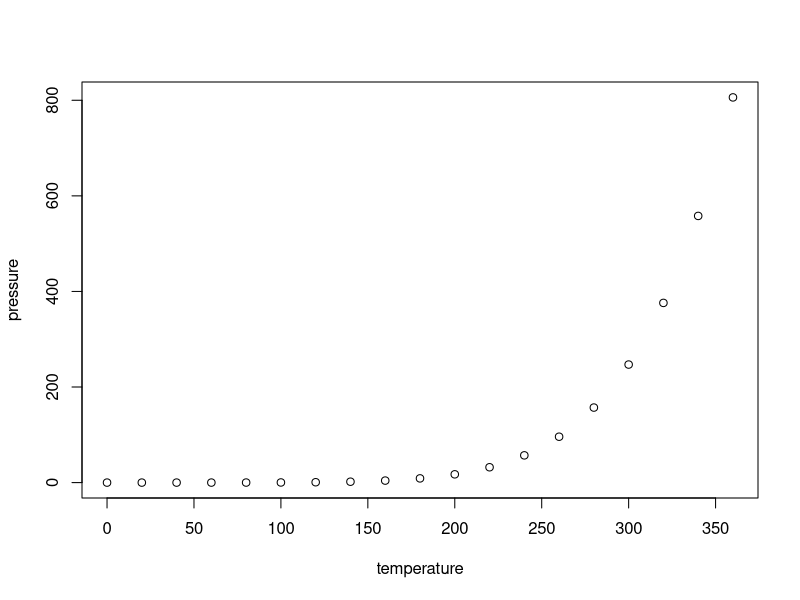
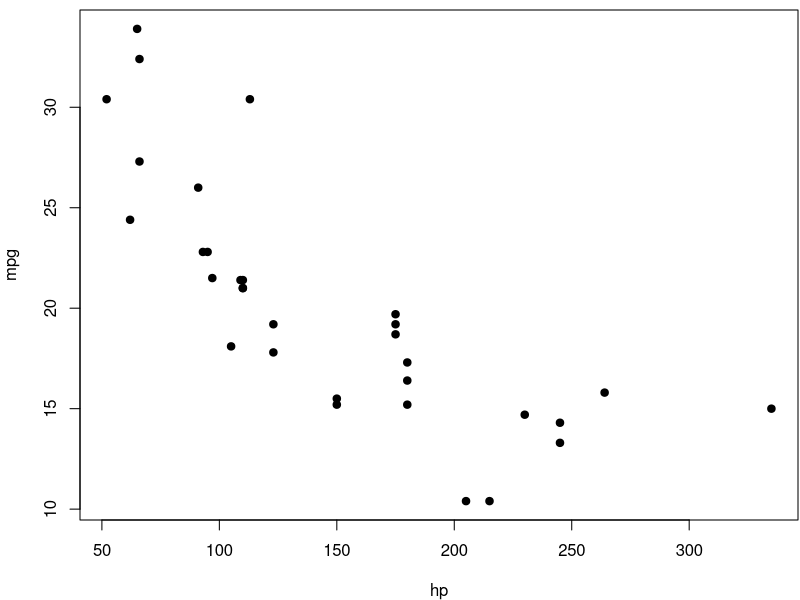
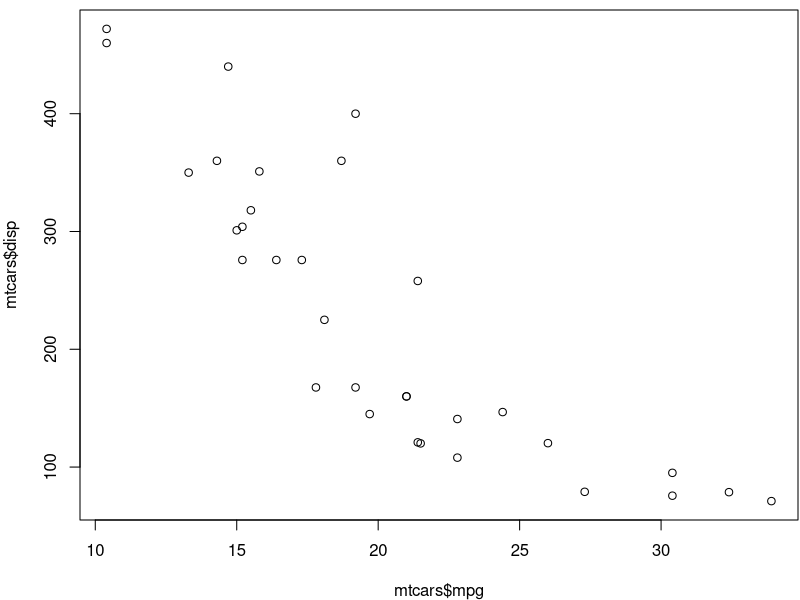
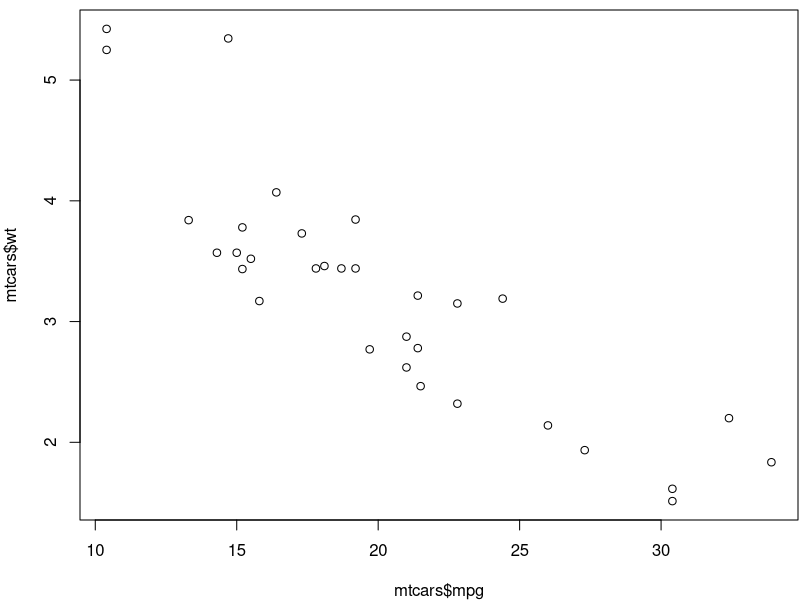
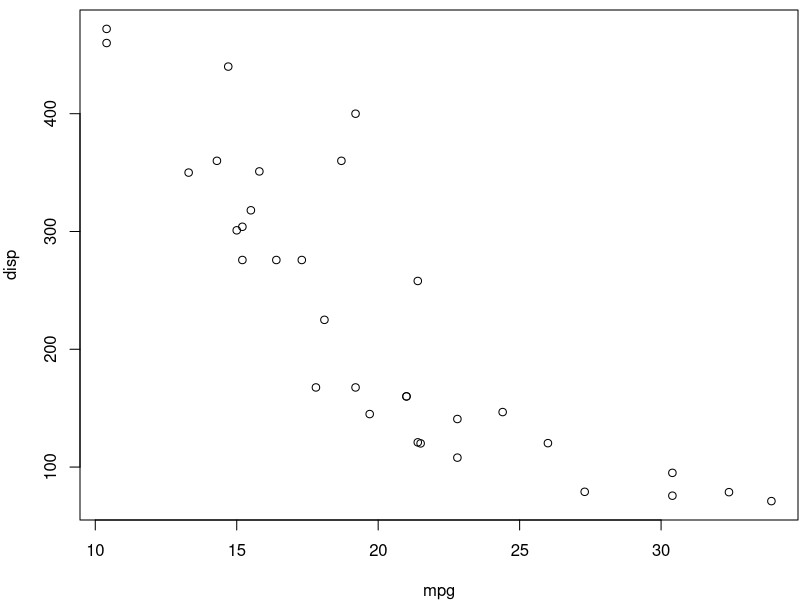
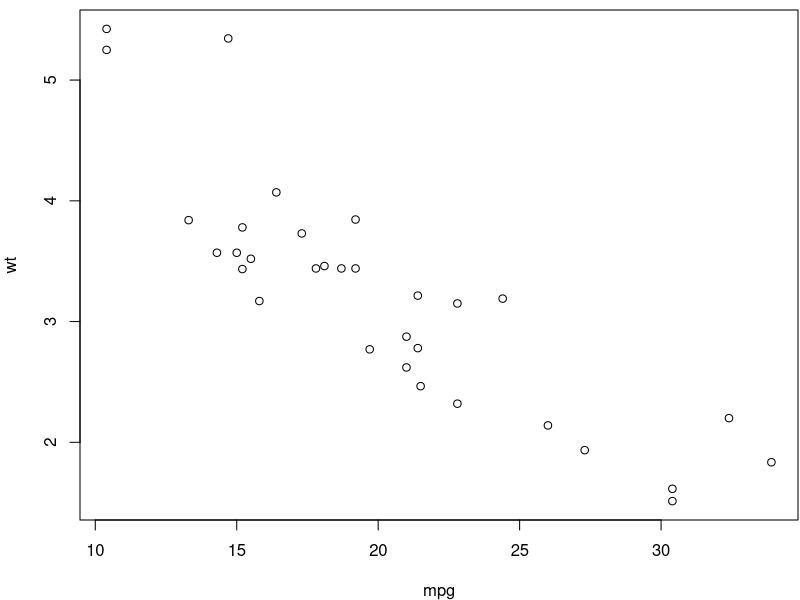
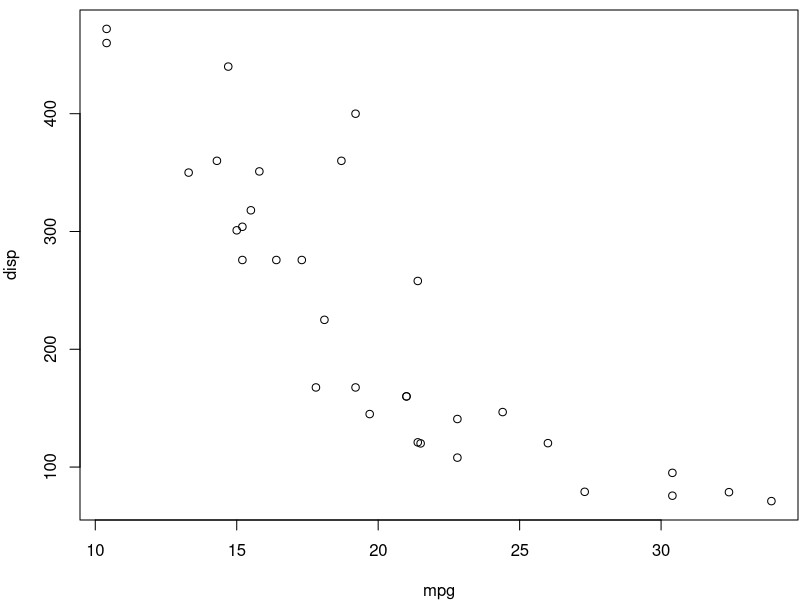
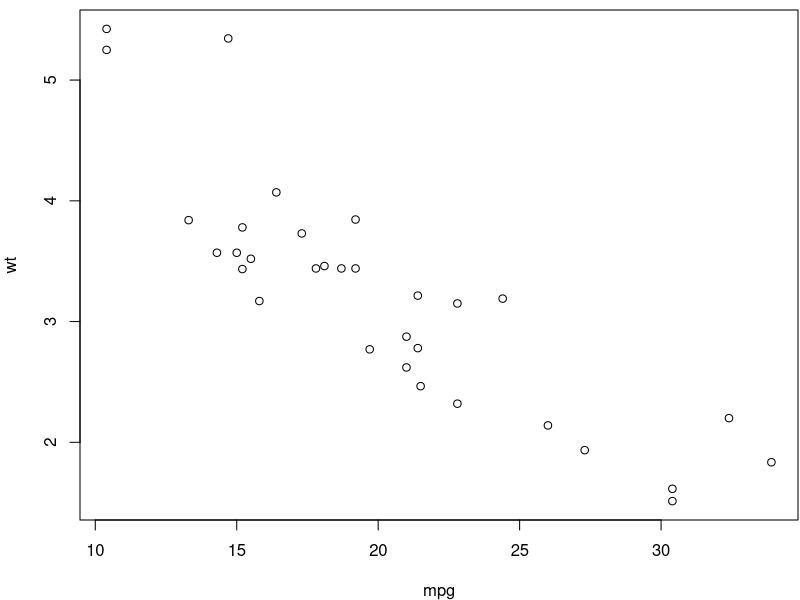

Here is the R script that generated these plots, in order:
## ---- chunk 1
knitr::opts_chunk$set(
	message = FALSE,
	warning = FALSE,
	cache = TRUE
)
## ---- chunk 2
library(dplyr)
require(ggplot2)
## ---- chunk 3
summary(cars)
## ---- chunk 4
plot(pressure)
## ---- chunk 5
par(mar = c(4, 4, .5, .1))
plot(mpg ~ hp, data = mtcars, pch = 19)
## ---- chunk 6
head(mtcars)
## ---- chunk 7
a <- c(1, 2, 5, 3, 6, -2, 4) 
b <- c("one", "two", "three") 
c <- c(TRUE, TRUE, TRUE, FALSE, TRUE, FALSE)
## ---- chunk 8
a <- c(1, 2, 5, 3, 6, -2, 4) 
a[3]
a[c(1, 3, 5)]
a[2:6]
## ---- chunk 9
# Создаем матрицу  5х4
y <- matrix(1:20, nrow=5, ncol=4)
y
## ---- chunk 10
# Таблица 2х2 заполнена рядами
cells <- c(1,26,24,68)
rnames <- c("R1", "R2")
cnames <- c("C1", "C2")
mymatrix <- matrix(cells, nrow=2, ncol=2, byrow=TRUE, 
dimnames=list(rnames, cnames))
mymatrix
## ---- chunk 11
# Таблица 2х2 заполнена по столбцам
mymatrix <- matrix(cells, nrow=2, ncol=2, byrow=FALSE,
dimnames=list(rnames, cnames))
mymatrix
## ---- chunk 12
x <- matrix(1:10, nrow=2) 
x
## ---- chunk 13
x[2,]
## ---- chunk 14
x[,2]
## ---- chunk 15
x[1, c(4,5)]
## ---- chunk 16
x[1, c(4,5)]
## ---- chunk 17
dim1 <- c("A1", "A2") 
dim2 <- c("B1", "B2", "B3")
dim3 <- c("C1", "C2", "C3", "C4")
z <- array(1:24, c(2, 3, 4), dimnames=list(dim1, dim2, dim3))
z
## ---- chunk 18
patientID <- c(1, 2, 3, 4)
age <- c(25, 34, 28, 52)
diabetes <- c("Type1", "Type2", "Type1", "Type1")
status <- c("Poor", "Improved", "Excellent", "Poor")
patientdata <- data.frame(patientID, age, diabetes, status)
patientdata
## ---- chunk 19
patientdata[1:2] 
## ---- chunk 20
patientdata[c("diabetes", "status")] 
## ---- chunk 21
patientdata$age
## ---- chunk 22
table(patientdata$diabetes, patientdata$status)
## ---- chunk 23
summary(mtcars$mpg)
## ---- chunk 24
plot(mtcars$mpg, mtcars$disp)
## ---- chunk 25
plot(mtcars$mpg, mtcars$wt)
## ---- chunk 26
attach(mtcars) 
summary(mpg) 
plot(mpg, disp) 
plot(mpg, wt) 
detach(mtcars)
## ---- chunk 27
#mpg <- c(25, 36, 47)
#attach(mtcars)
#plot(mpg, wt) 
#mpg
## ---- chunk 28
with(mtcars, {
summary(mpg, disp, wt)
plot(mpg, disp)
plot(mpg, wt)
})
## ---- chunk 29
#with(mtcars, { 
#nokeepstats <- summary(mpg)
#keepstats <<- summary(mpg)
#})
#nokeepstats
#keepstats
## ---- chunk 30
patientdata <- data.frame(patientID, age, diabetes,
status,row.names=patientID)
## ---- chunk 31
status <- factor(status, order=TRUE,
levels=c("Poor", "Improved", "Excellent"))
## ---- chunk 32
#1 Вводим данные как векторы
patientID <- c(1, 2, 3, 4) 
age <- c(25, 34, 28, 52)
diabetes <- c("Type1", "Type2", "Type1", "Type1")
status <- c("Poor", "Improved", "Excellent", "Poor")
diabetes <- factor(diabetes)
status <- factor(status, order=TRUE)
patientdata <- data.frame(patientID, age, diabetes, status)
## ---- chunk 33
#2 Смотрим структуру объекта
str(patientdata)
## ---- chunk 34
#3 Смотрим сводную статистику для объекта
summary(patientdata)
## ---- chunk 35
g <- "My First List"
h <- c(25, 26, 18, 39)
j <- matrix(1:10, nrow=5)
k <- c("one", "two", "three")
## ---- chunk 36
#1 Создаем список 
mylist <- list(title=g, ages=h, j, k)
## ---- chunk 37
#2 Выводим на экран весь список
mylist
## ---- chunk 38
#3 Выводим на экран второй объект списка
mylist[[2]]
## ---- chunk 39
mylist[["ages"]]
## ---- chunk 40
x <- c(8, 6, 4)
x[7] <- 10
x
